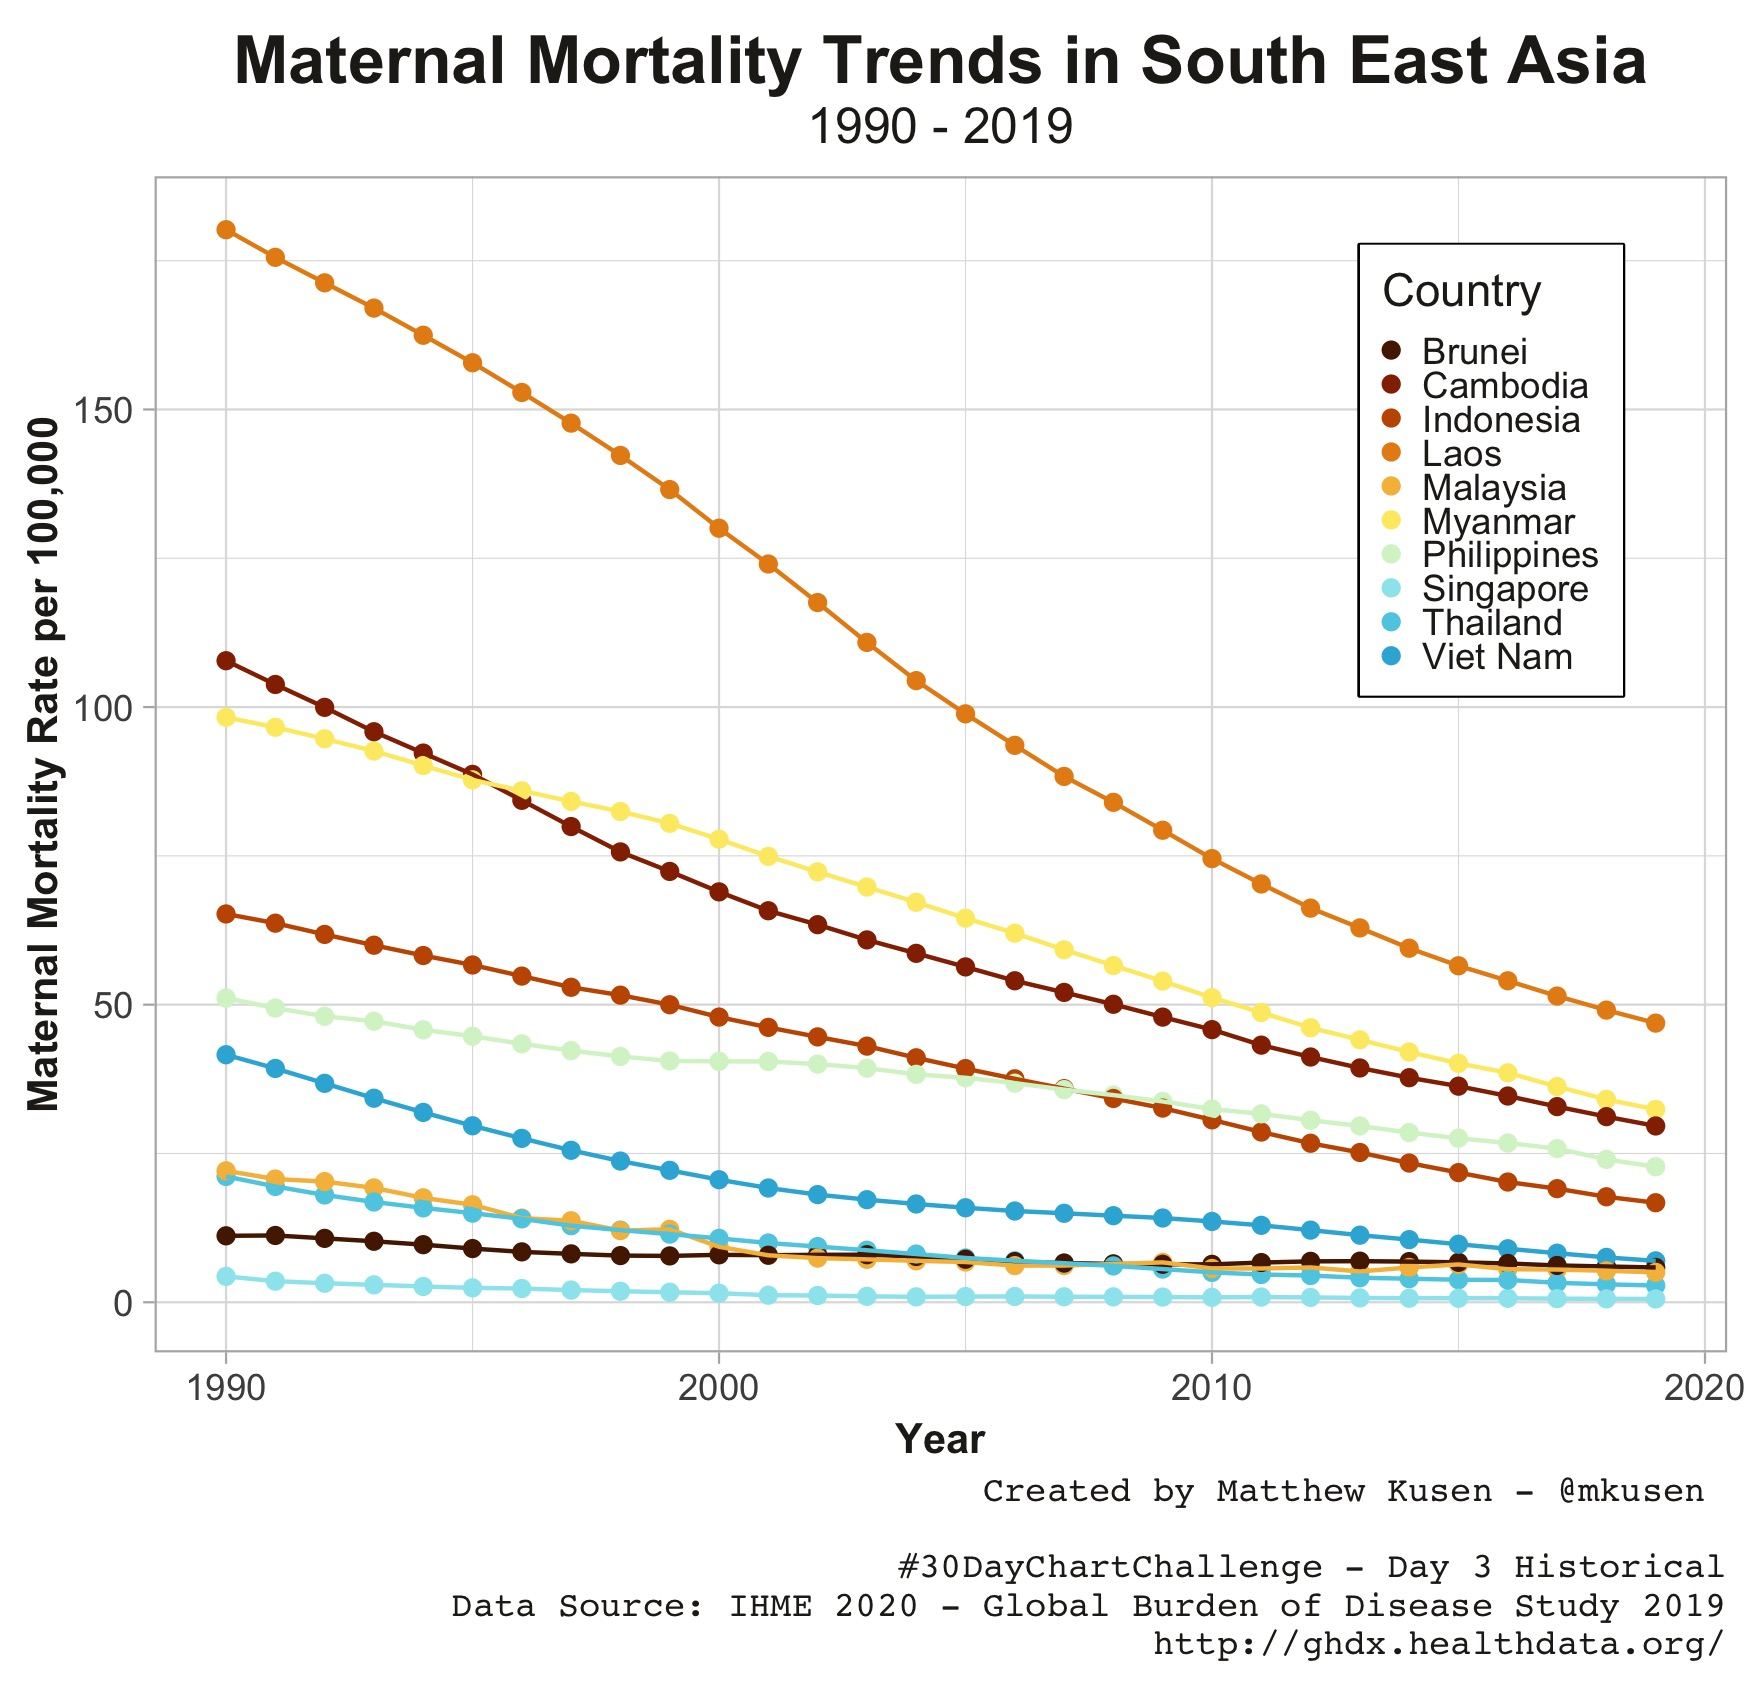

Source code (R):
library(tidyverse); library(magrittr); library(lubridate); library(here);
library(skimr)
library(MetBrewer)
maternal_data <- read_csv("day3/IHME-GBD_2019_DATA-9cc83da6-1.csv")
skim(maternal_data)

names = sort(names)
se_asia = c("Cambodia","Indonesia","Thailand","Viet Nam",
            "Brunei Darussalam","Singapore","Philippines",
            "Myanmar","Malaysia","Myanmar","Lao People's Democratic Republic")

sea_df = maternal_data %>% filter(location_name %in% se_asia)
sea_df_m = sea_df %>% filter(cause_name == "Maternal and neonatal disorders",
                  metric_name == "Rate")
sea_df_m$location_name = recode(sea_df_m$location_name, 
                    "Lao People's Democratic Republic" = "Laos",
                    "Brunei Darussalam" = "Brunei")

a = ggplot(sea_df_m) +
 aes(x = year, y = val, colour = location_name) +
 geom_point(shape = "circle", size = 1.5) +
  geom_line()+
 theme_minimal()+
  labs(y="Maternal Mortality Rate per 100,000",x="Year",
       title="Maternal Mortality Trends in South East Asia",
       color="Country",
       subtitle = "1990 - 2019",
       caption="Created by Matthew Kusen - @mkusen 
       
       #30DayChartChallenge - Day 3 Historical
       Data Source: IHME 2020 - Global Burden of Disease Study 2019
       http://ghdx.healthdata.org/")+
  scale_color_manual(values=met.brewer("Homer1", 10))+
  theme_light()+
  theme(legend.key.size = unit(.1, 'cm'),
        legend.position = c(.85, .75),
        legend.box.background = element_rect(color="black", size=.5),
        text = element_text(color = "#22211d"),
        plot.background = element_rect(fill = "white", color = NA),
        panel.background = element_rect(fill = "white", color = NA),
        legend.background = element_rect(fill = "white", color = NA),
        axis.title.x = element_text(hjust = .5,
                                    size=10,vjust = .5, 
                                    face="bold"),
        axis.title.y = element_text(hjust = .5,
                                    size=10,vjust = .5, 
                                    face="bold"),
        plot.title = element_text(hjust = 0.5, 
                                  vjust = 0.1,
                                  size = 16, 
                                  face = "bold"),
        plot.subtitle = element_text(hjust = .5,
                                     size = 12),
        plot.caption = element_text(size = 8.5,
                                    hjust = 1,
                                    family = "mono"))
a

ggsave(a,filename = "day3/day3.jpg")
